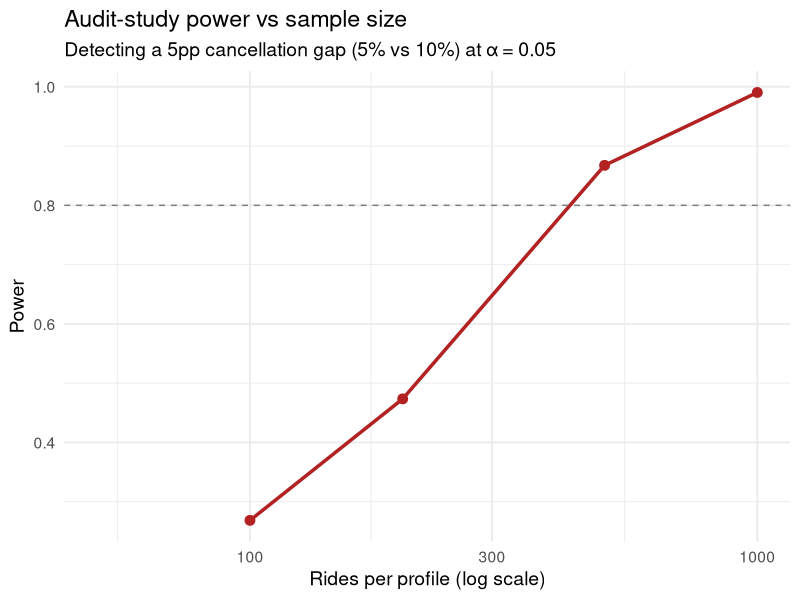

This chart was generated by the following R code:
## ---- chunk 1
knitr::opts_chunk$set(
  echo = TRUE, fig.align = "center",
  fig.width = 10, fig.height = 4.2, dpi = 150,
  message = FALSE, warning = FALSE
)
library(tidyverse)
theme_set(theme_minimal(base_size = 14))
## ---- chunk 2
set.seed(2026)
n_rides_per_group <- 500
baseline_cancel_A <- 0.05
discrimination    <- 0.05  # B sees +5pp cancellation rate

audit <- bind_rows(
  tibble(profile = "A",
         cancelled = rbinom(n_rides_per_group, 1, baseline_cancel_A)),
  tibble(profile = "B",
         cancelled = rbinom(n_rides_per_group, 1,
                            baseline_cancel_A + discrimination))
)

audit |>
  group_by(profile) |>
  summarise(n = n(),
            cancellation = round(mean(cancelled), 3),
            .groups = "drop") |>
  knitr::kable()
## ---- chunk 3
counts <- audit |>
  group_by(profile) |>
  summarise(x = sum(cancelled), n = n(), .groups = "drop")

prop_test <- prop.test(x = counts$x, n = counts$n, correct = FALSE)
gap_estimate <- diff(rev(prop_test$estimate))
ci <- c(-prop_test$conf.int[2], -prop_test$conf.int[1])
## ---- chunk 4
tibble(
  Statistic = c("Estimated gap (B - A)", "95% CI", "p-value"),
  Value = c(round(gap_estimate, 4),
            paste0("[", round(ci[1], 4), ", ", round(ci[2], 4), "]"),
            format.pval(prop_test$p.value, digits = 3))
) |> knitr::kable()
## ---- chunk 5
power_test <- power.prop.test(
  p1 = 0.05, p2 = 0.10,
  sig.level = 0.05, power = 0.8
)
ceiling(power_test$n)
## ---- chunk 6
small_gap <- power.prop.test(p1 = 0.05, p2 = 0.07,
                              sig.level = 0.05, power = 0.8)
cat(ceiling(small_gap$n), "per group →", 2 * ceiling(small_gap$n), "total\n")
## ---- chunk 7
simulate_audit <- function(n_per_group, p_A, p_B) {
  x <- rbinom(2, c(n_per_group, n_per_group), c(p_A, p_B))
  test <- suppressWarnings(prop.test(x, c(n_per_group, n_per_group), correct = FALSE))
  test$p.value < 0.05
}

set.seed(2027)
sample_sizes <- c(50, 100, 200, 500, 1000)
power_curve <- map_dfr(sample_sizes, function(ng) {
  rej <- replicate(2000, simulate_audit(ng, 0.05, 0.10))
  tibble(n_per_group = ng, power = mean(rej))
})

ggplot(power_curve, aes(n_per_group, power)) +
  geom_line(linewidth = 1.2, color = "firebrick") +
  geom_point(size = 3, color = "firebrick") +
  geom_hline(yintercept = 0.8, linetype = "dashed", color = "grey50") +
  scale_x_log10() +
  labs(title = "Audit-study power vs sample size",
       subtitle = "Detecting a 5pp cancellation gap (5% vs 10%) at α = 0.05",
       x = "Rides per profile (log scale)", y = "Power")
